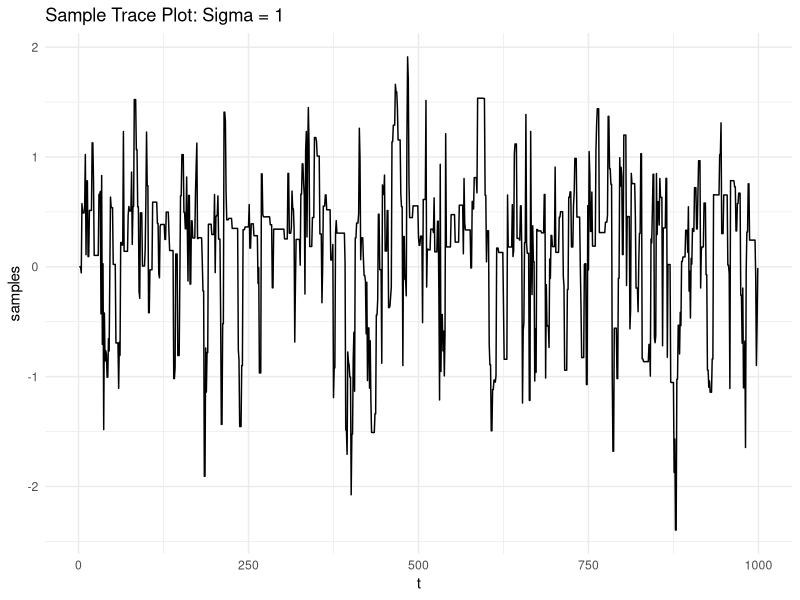

Reproduce this figure in R. (Note: this script raises an error after producing the figure.)
library(ggplot2)

metropolis_step <- function(x, sigma, target) {
    # generate proposal
    proposed_x <- rnorm(1, mean = x, sd = sigma)
    
    # calculate A
    accept_prob <- min(1, target(proposed_x) / target(x))
    
    # accept/reject
    accepted <- runif(1) <= accept_prob
    value <- ifelse(accepted,
                    proposed_x,
                    x)
    
    value
}


target <- function(x) {
    exp(-x^2) * (2 + sin(5 * x) + sin(2 * x))
}

iter <- 1000

samp <- 0
samples <- rep(0,iter)
for (i in 2:iter){
    samp <- metropolis_step(samp, sigma = 1,
                            target = target)
    samples[i] <- samp
    
}


df <- data.frame(samples = samples, t = 1:length(samples))

ggplot(df, aes(x = t, y = samples)) + 
    geom_line() + 
    theme_minimal() + 
    labs(title = "Sample Trace Plot: Sigma = 1")

# graph with smaller std dev / sigma
samples_df <- mh(1000, sigma = 0.25, target = target)

ggplot(samples_df, aes(x = t, y = samples)) + 
    geom_line() + 
    theme_minimal() + 
    labs(title = "Sample Trace Plot: Sigma = 0.25")


# X ~ N(0,1)
X <- rnorm(1e5,0,1) # n,mu,sd
Z <- X*4.5 + 10
W <- X^2
print(paste0("Z: ", round(mean(Z),2), ", W: ", round(mean(W),2)))

